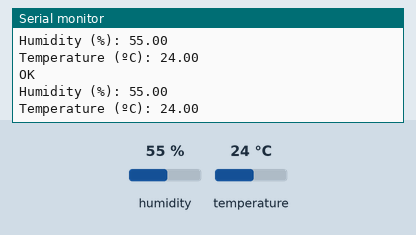
This sketch was run on a simulated Arduino Uno, built with avr-gcc and run on an emulated ATmega328P. Shown: the last lines printed to the serial monitor. The test bench sets the inputs (shaded band); at power-on: humidity 55 %, temperature 24 °C.

Above: at 2.8 s.
2.9 s: humidity set to 22 %
At 5.1 s:
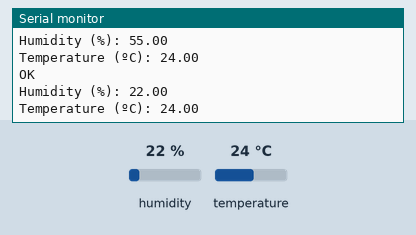
5.6 s: temperature set to 12 °C
At 7.5 s:
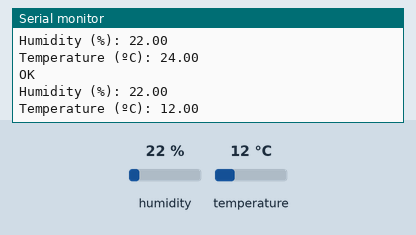
8.3 s: humidity set to 40 %
At 11.2 s:
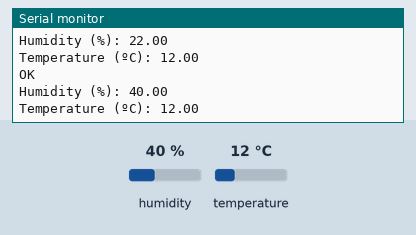
Timing chart, 0 to 12.7 s (numbered marks = the images above; inputs shaded):
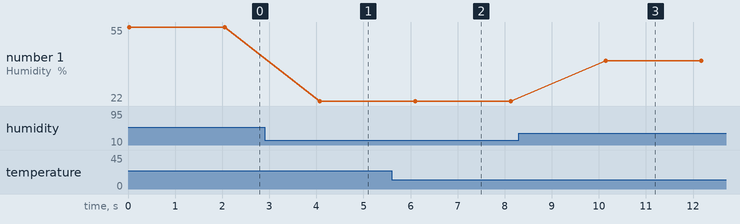

The sketch:

DHT11.ino
```cpp
#include <dht11.h>

const int pinDHT11 = 3;
int ret;
dht11 DHT11;

void setup() {
  // put your setup code here, to run once:
  Serial.begin(9600);
}

void loop() {
  // put your main code here, to run repeatedly:
  ret = DHT11.read(pinDHT11);
  switch (ret) {
    case DHTLIB_OK: Serial.println("OK"); break;
    case DHTLIB_ERROR_CHECKSUM: Serial.println("Checksum error"); break;
    case DHTLIB_ERROR_TIMEOUT: Serial.println("Time out error"); break;
    default: Serial.println("Unknown error"); break;
  }
  Serial.print("Humidity (%): ");
  Serial.println((float)DHT11.humidity, 2);

  Serial.print("Temperature (ºC): ");
  Serial.println((float)DHT11.temperature, 2);

  delay(2000);
}
```

Measured:
- after the input at 2.9 s, the serial monitor: prints a new line after 1.2 s (image 1)
- after the input at 5.6 s, the serial monitor: prints a new line after 0.52 s (image 2)
- after the input at 8.3 s, the serial monitor: prints a new line after 1.8 s (image 3)
- plotted number 1: 55 → 22 after the input at 2.9 s, 22 → 40 after the input at 8.3 s
